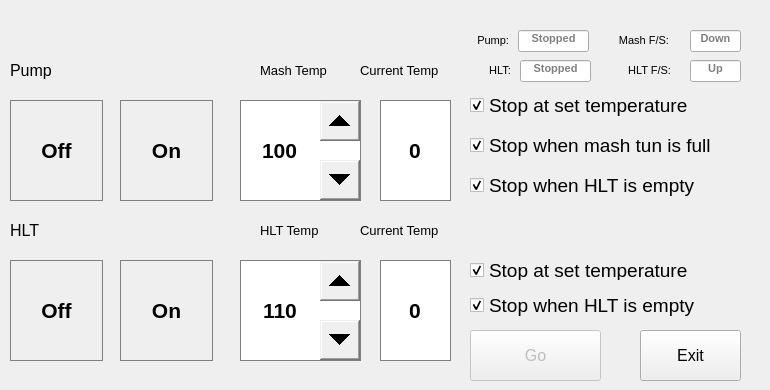
    <widget class="QWidget" name="ManualControlTab">
     <attribute name="title">
      <string>Manual Control</string>
     </attribute>
     <widget class="QLabel" name="PumpRunningLabel">
      <property name="geometry">
       <rect>
        <x>458</x>
        <y>30</y>
        <width>51</width>
        <height>21</height>
       </rect>
      </property>
      <property name="font">
       <font>
        <pointsize>8</pointsize>
       </font>
      </property>
      <property name="text">
       <string>Pump:</string>
      </property>
      <property name="alignment">
       <set>Qt::AlignRight|Qt::AlignTrailing|Qt::AlignVCenter</set>
      </property>
     </widget>
     <widget class="QLabel" name="CurrentMashTempLabel">
      <property name="geometry">
       <rect>
        <x>360</x>
        <y>60</y>
        <width>111</width>
        <height>21</height>
       </rect>
      </property>
      <property name="font">
       <font>
        <pointsize>10</pointsize>
       </font>
      </property>
      <property name="text">
       <string>Current Temp</string>
      </property>
     </widget>
     <widget class="QCheckBox" name="RespectMashFloatSwitchPump">
      <property name="geometry">
       <rect>
        <x>470</x>
        <y>130</y>
        <width>291</width>
        <height>31</height>
       </rect>
      </property>
      <property name="font">
       <font>
        <pointsize>14</pointsize>
        <weight>50</weight>
        <bold>false</bold>
       </font>
      </property>
      <property name="text">
       <string>Stop when mash tun is full</string>
      </property>
      <property name="checked">
       <bool>true</bool>
      </property>
     </widget>
     <widget class="QLabel" name="CurrentHLTTempLabel">
      <property name="geometry">
       <rect>
        <x>360</x>
        <y>220</y>
        <width>111</width>
        <height>21</height>
       </rect>
      </property>
      <property name="font">
       <font>
        <pointsize>10</pointsize>
       </font>
      </property>
      <property name="text">
       <string>Current Temp</string>
      </property>
     </widget>
     <widget class="QPushButton" name="PumpOn">
      <property name="geometry">
       <rect>
        <x>120</x>
        <y>100</y>
        <width>93</width>
        <height>101</height>
       </rect>
      </property>
      <property name="font">
       <font>
        <pointsize>16</pointsize>
        <weight>75</weight>
        <bold>true</bold>
       </font>
      </property>
      <property name="styleSheet">
       <string notr="true">border: 1px groove gray
</string>
      </property>
      <property name="text">
       <string>On</string>
      </property>
     </widget>
     <widget class="QCheckBox" name="RespectHLTTempSet">
      <property name="geometry">
       <rect>
        <x>470</x>
        <y>260</y>
        <width>271</width>
        <height>20</height>
       </rect>
      </property>
      <property name="font">
       <font>
        <pointsize>14</pointsize>
        <weight>50</weight>
        <bold>false</bold>
       </font>
      </property>
      <property name="text">
       <string>Stop at set temperature</string>
      </property>
      <property name="checked">
       <bool>true</bool>
      </property>
     </widget>
     <widget class="QPushButton" name="HLTOn">
      <property name="geometry">
       <rect>
        <x>120</x>
        <y>260</y>
        <width>93</width>
        <height>101</height>
       </rect>
      </property>
      <property name="font">
       <font>
        <pointsize>16</pointsize>
        <weight>75</weight>
        <bold>true</bold>
       </font>
      </property>
      <property name="styleSheet">
       <string notr="true">border: 1px groove gray
</string>
      </property>
      <property name="text">
       <string>On</string>
      </property>
     </widget>
     <widget class="QLineEdit" name="MashFloatText">
      <property name="geometry">
       <rect>
        <x>690</x>
        <y>30</y>
        <width>51</width>
        <height>22</height>
       </rect>
      </property>
      <property name="font">
       <font>
        <pointsize>8</pointsize>
        <weight>75</weight>
        <bold>true</bold>
       </font>
      </property>
      <property name="alignment">
       <set>Qt::AlignHCenter|Qt::AlignTop</set>
      </property>
      <property name="placeholderText">
       <string>Down</string>
      </property>
     </widget>
     <widget class="QCheckBox" name="RespectHLTFloatSwitchHLT">
      <property name="geometry">
       <rect>
        <x>470</x>
        <y>290</y>
        <width>271</width>
        <height>31</height>
       </rect>
      </property>
      <property name="font">
       <font>
        <pointsize>14</pointsize>
        <weight>50</weight>
        <bold>false</bold>
       </font>
      </property>
      <property name="text">
       <string>Stop when HLT is empty</string>
      </property>
      <property name="checked">
       <bool>true</bool>
      </property>
     </widget>
     <widget class="QLabel" name="MashFloatLabel">
      <property name="geometry">
       <rect>
        <x>598</x>
        <y>30</y>
        <width>71</width>
        <height>21</height>
       </rect>
      </property>
      <property name="font">
       <font>
        <pointsize>8</pointsize>
       </font>
      </property>
      <property name="text">
       <string>Mash F/S:</string>
      </property>
      <property name="alignment">
       <set>Qt::AlignRight|Qt::AlignTrailing|Qt::AlignVCenter</set>
      </property>
     </widget>
     <widget class="QLabel" name="HLTRunningLabel">
      <property name="geometry">
       <rect>
        <x>470</x>
        <y>60</y>
        <width>41</width>
        <height>21</height>
       </rect>
      </property>
      <property name="font">
       <font>
        <pointsize>8</pointsize>
       </font>
      </property>
      <property name="text">
       <string>HLT:</string>
      </property>
      <property name="alignment">
       <set>Qt::AlignRight|Qt::AlignTrailing|Qt::AlignVCenter</set>
      </property>
     </widget>
     <widget class="QLabel" name="MashTempSetLabel">
      <property name="geometry">
       <rect>
        <x>260</x>
        <y>60</y>
        <width>101</width>
        <height>21</height>
       </rect>
      </property>
      <property name="font">
       <font>
        <pointsize>10</pointsize>
       </font>
      </property>
      <property name="text">
       <string>Mash Temp</string>
      </property>
     </widget>
     <widget class="QLabel" name="HLTTempSetLabel">
      <property name="geometry">
       <rect>
        <x>260</x>
        <y>220</y>
        <width>101</width>
        <height>21</height>
       </rect>
      </property>
      <property name="font">
       <font>
        <pointsize>10</pointsize>
       </font>
      </property>
      <property name="text">
       <string>HLT Temp</string>
      </property>
     </widget>
     <widget class="QLabel" name="PumpLabel">
      <property name="geometry">
       <rect>
        <x>10</x>
        <y>50</y>
        <width>81</width>
        <height>41</height>
       </rect>
      </property>
      <property name="font">
       <font>
        <pointsize>12</pointsize>
       </font>
      </property>
      <property name="text">
       <string>Pump</string>
      </property>
     </widget>
     <widget class="QCheckBox" name="RespectHLTFloatSwitchPump">
      <property name="geometry">
       <rect>
        <x>470</x>
        <y>170</y>
        <width>271</width>
        <height>31</height>
       </rect>
      </property>
      <property name="font">
       <font>
        <pointsize>14</pointsize>
        <weight>50</weight>
        <bold>false</bold>
       </font>
      </property>
      <property name="text">
       <string>Stop when HLT is empty</string>
      </property>
      <property name="checked">
       <bool>true</bool>
      </property>
     </widget>
     <widget class="QLineEdit" name="CurrentMashTempDisplay">
      <property name="geometry">
       <rect>
        <x>380</x>
        <y>100</y>
        <width>71</width>
        <height>101</height>
       </rect>
      </property>
      <property name="font">
       <font>
        <pointsize>16</pointsize>
        <weight>75</weight>
        <bold>true</bold>
       </font>
      </property>
      <property name="styleSheet">
       <string notr="true">border: 1px groove gray
</string>
      </property>
      <property name="text">
       <string>0</string>
      </property>
      <property name="alignment">
       <set>Qt::AlignCenter</set>
      </property>
     </widget>
     <widget class="QSpinBox" name="MashTempSet">
      <property name="geometry">
       <rect>
        <x>240</x>
        <y>100</y>
        <width>121</width>
        <height>101</height>
       </rect>
      </property>
      <property name="font">
       <font>
        <pointsize>16</pointsize>
        <weight>75</weight>
        <bold>true</bold>
       </font>
      </property>
      <property name="styleSheet">
       <string notr="true">QSpinBox { border: 1px groove gray} 
QSpinBox::up-button { subcontrol-position: top right; width: 40px; height: 40px;}
QSpinBox::down-button { subcontrol-position: bottom right; width: 40px; height: 40px;}</string>
      </property>
      <property name="alignment">
       <set>Qt::AlignCenter</set>
      </property>
      <property name="maximum">
       <number>200</number>
      </property>
      <property name="value">
       <number>100</number>
      </property>
     </widget>
     <widget class="QCheckBox" name="RespectMashTempSet">
      <property name="geometry">
       <rect>
        <x>470</x>
        <y>80</y>
        <width>271</width>
        <height>51</height>
       </rect>
      </property>
      <property name="font">
       <font>
        <pointsize>14</pointsize>
        <weight>50</weight>
        <bold>false</bold>
       </font>
      </property>
      <property name="text">
       <string>Stop at set temperature</string>
      </property>
      <property name="checked">
       <bool>true</bool>
      </property>
     </widget>
     <widget class="QLineEdit" name="HLTRunningText">
      <property name="geometry">
       <rect>
        <x>520</x>
        <y>60</y>
        <width>71</width>
        <height>22</height>
       </rect>
      </property>
      <property name="font">
       <font>
        <pointsize>8</pointsize>
        <weight>75</weight>
        <bold>true</bold>
       </font>
      </property>
      <property name="alignment">
       <set>Qt::AlignHCenter|Qt::AlignTop</set>
      </property>
      <property name="placeholderText">
       <string>Stopped</string>
      </property>
     </widget>
     <widget class="QPushButton" name="Go">
      <property name="enabled">
       <bool>false</bool>
      </property>
      <property name="geometry">
       <rect>
        <x>470</x>
        <y>330</y>
        <width>131</width>
        <height>51</height>
       </rect>
      </property>
      <property name="font">
       <font>
        <pointsize>12</pointsize>
        <weight>50</weight>
        <bold>false</bold>
       </font>
      </property>
      <property name="text">
       <string>Go</string>
      </property>
     </widget>
     <widget class="QSpinBox" name="HLTTempSet">
      <property name="geometry">
       <rect>
        <x>240</x>
        <y>260</y>
        <width>121</width>
        <height>101</height>
       </rect>
      </property>
      <property name="font">
       <font>
        <pointsize>16</pointsize>
        <weight>75</weight>
        <bold>true</bold>
       </font>
      </property>
      <property name="styleSheet">
       <string notr="true">QSpinBox { border: 1px groove gray} 
QSpinBox::up-button { subcontrol-position: top right; width: 40px; height: 40px;}
QSpinBox::down-button { subcontrol-position: bottom right; width: 40px; height: 40px;}</string>
      </property>
      <property name="alignment">
       <set>Qt::AlignCenter</set>
      </property>
      <property name="maximum">
       <number>200</number>
      </property>
      <property name="value">
       <number>110</number>
      </property>
     </widget>
     <widget class="QLabel" name="HLTFloatLabel">
      <property name="geometry">
       <rect>
        <x>600</x>
        <y>60</y>
        <width>71</width>
        <height>21</height>
       </rect>
      </property>
      <property name="font">
       <font>
        <pointsize>8</pointsize>
       </font>
      </property>
      <property name="text">
       <string>HLT F/S:</string>
      </property>
      <property name="alignment">
       <set>Qt::AlignRight|Qt::AlignTrailing|Qt::AlignVCenter</set>
      </property>
     </widget>
     <widget class="QLineEdit" name="PumpRunningText">
      <property name="geometry">
       <rect>
        <x>518</x>
        <y>30</y>
        <width>71</width>
        <height>22</height>
       </rect>
      </property>
      <property name="font">
       <font>
        <pointsize>8</pointsize>
        <weight>75</weight>
        <bold>true</bold>
       </font>
      </property>
      <property name="alignment">
       <set>Qt::AlignHCenter|Qt::AlignTop</set>
      </property>
      <property name="placeholderText">
       <string>Stopped</string>
      </property>
     </widget>
     <widget class="QLabel" name="HLTLabel">
      <property name="geometry">
       <rect>
        <x>10</x>
        <y>210</y>
        <width>81</width>
        <height>41</height>
       </rect>
      </property>
      <property name="font">
       <font>
        <pointsize>12</pointsize>
       </font>
      </property>
      <property name="text">
       <string>HLT</string>
      </property>
     </widget>
     <widget class="QPushButton" name="HLTOff">
      <property name="geometry">
       <rect>
        <x>10</x>
        <y>260</y>
        <width>93</width>
        <height>101</height>
       </rect>
      </property>
      <property name="font">
       <font>
        <pointsize>16</pointsize>
        <weight>75</weight>
        <bold>true</bold>
       </font>
      </property>
      <property name="styleSheet">
       <string notr="true">border: 1px groove gray
</string>
      </property>
      <property name="text">
       <string>Off</string>
      </property>
     </widget>
     <widget class="QPushButton" name="PumpOff">
      <property name="geometry">
       <rect>
        <x>10</x>
        <y>100</y>
        <width>93</width>
        <height>101</height>
       </rect>
      </property>
      <property name="font">
       <font>
        <pointsize>16</pointsize>
        <weight>75</weight>
        <bold>true</bold>
       </font>
      </property>
      <property name="styleSheet">
       <string notr="true">border: 1px groove gray
</string>
      </property>
      <property name="text">
       <string>Off</string>
      </property>
     </widget>
     <widget class="QLineEdit" name="CurrentHLTTempDisplay">
      <property name="geometry">
       <rect>
        <x>380</x>
        <y>260</y>
        <width>71</width>
        <height>101</height>
       </rect>
      </property>
      <property name="font">
       <font>
        <pointsize>16</pointsize>
        <weight>75</weight>
        <bold>true</bold>
       </font>
      </property>
      <property name="styleSheet">
       <string notr="true">border: 1px groove gray
</string>
      </property>
      <property name="text">
       <string>0</string>
      </property>
      <property name="alignment">
       <set>Qt::AlignCenter</set>
      </property>
     </widget>
     <widget class="QLineEdit" name="HLTFloatText">
      <property name="geometry">
       <rect>
        <x>690</x>
        <y>60</y>
        <width>51</width>
        <height>22</height>
       </rect>
      </property>
      <property name="font">
       <font>
        <pointsize>8</pointsize>
        <weight>75</weight>
        <bold>true</bold>
       </font>
      </property>
      <property name="alignment">
       <set>Qt::AlignHCenter|Qt::AlignTop</set>
      </property>
      <property name="placeholderText">
       <string>Up</string>
      </property>
     </widget>
     <widget class="QPushButton" name="ReturntoSessionButton">
      <property name="geometry">
       <rect>
        <x>640</x>
        <y>330</y>
        <width>101</width>
        <height>51</height>
       </rect>
      </property>
      <property name="font">
       <font>
        <pointsize>12</pointsize>
        <weight>50</weight>
        <bold>false</bold>
       </font>
      </property>
      <property name="text">
       <string>Exit</string>
      </property>
     </widget>
    </widget>
